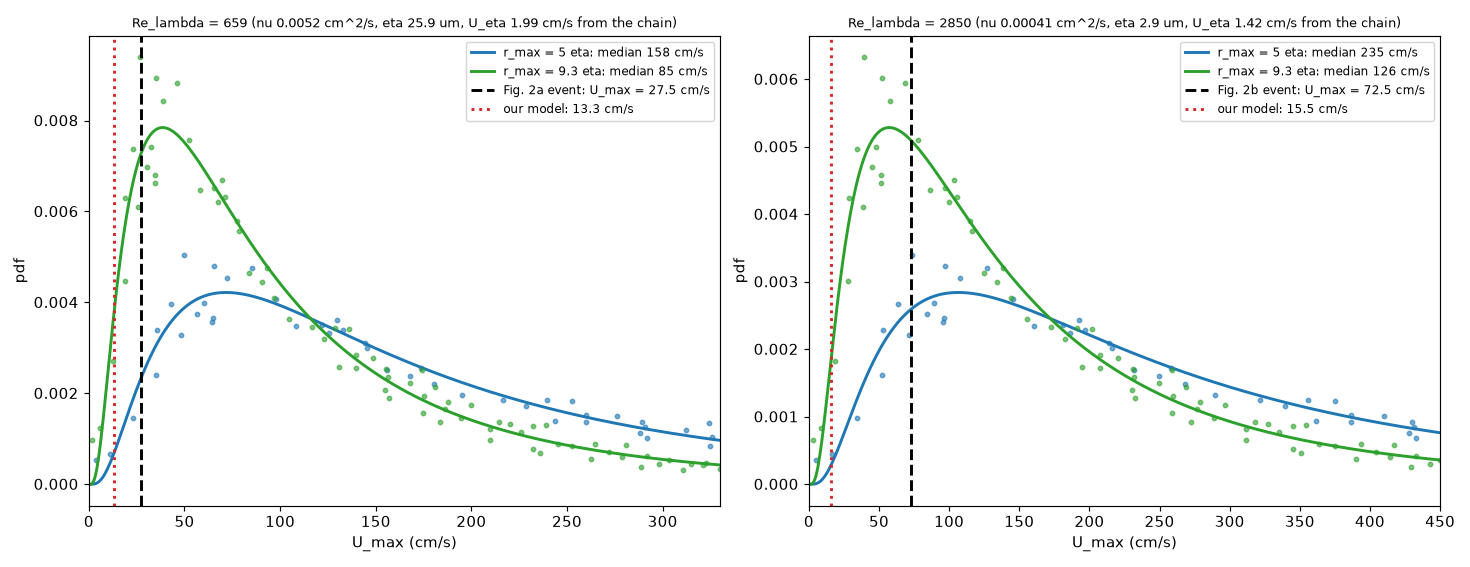

Write Python code to recreate this figure.
"""belin_umax_two_traces.py  v01  The U_max pdf (cm/s) from Belin et al. (1996) Fig. 6 at the two Re_lambda of the traces of his Fig. 2 (659 and 2850), with the U_max of each event.
As belin_umax_vs_relambda.py: U_max = 1.585 x Re_lambda^(1/2) nu / r_max with x from the lognormal fit of Fig. 6 and nu, eta from the Table I chain at that Re_lambda; r_max = 5 eta and 9.3 eta.
Events (half the swing read from the figure): a 27.5 cm/s, b 72.5 cm/s.  Dots: the digitised markers of Fig. 6 transformed with the same factors.
Usage: python belin_umax_two_traces.py     writes belin_umax_two_traces.png

Versions  M01 m01.v01 (2026-11-13): first version.
"""
import math
import os
import sys

import matplotlib
matplotlib.use("Agg")
import matplotlib.pyplot as plt
import numpy as np

HERE = os.path.dirname(os.path.abspath(__file__))
sys.path.insert(0, HERE)
import belin_gamma_pdf as bg             # noqa: E402
import belin_umax_vs_relambda as bu      # noqa: E402


def main():
    mu, s, _ = bg.lognormal_fit()
    xs, ps = bg.raw_points()
    grid = np.linspace(0.05, 100, 2000)
    pdf = bg.lognormal_x(grid, mu, s)
    fig, ax = plt.subplots(1, 2, figsize=(14, 5.4))
    for a, (Rl, event, label) in zip(ax, ((659, 27.5, "a"), (2850, 72.5, "b"))):
        c = bu.chain_at(Rl)
        for beta, colour in ((5.0, "tab:blue"), (9.3, "tab:green")):
            f = 1.585 * math.sqrt(Rl) * c["nu"] / (beta * c["eta"])           # U_max (cm/s) = f x
            a.plot(f * grid, pdf / f, "-", lw=2, color=colour, label="r_max = %g eta: median %.0f cm/s" % (beta, f * math.exp(mu)))
            a.plot(f * xs, ps / f, "o", ms=3, color=colour, alpha=0.6)
        a.axvline(event, color="k", lw=2, ls="--", label="Fig. 2%s event: U_max = %.1f cm/s" % (label, event))
        a.axvline(0.769 * Rl ** (1 / 3) * c["U_eta"], color="tab:red", lw=2, ls=":", label="our model: %.1f cm/s" % (0.769 * Rl ** (1 / 3) * c["U_eta"]))
        a.set_xlim(0, 450 if Rl == 2850 else 330)
        a.set_xlabel("U_max (cm/s)")
        a.set_ylabel("pdf")
        a.set_title("Re_lambda = %d (nu %.2g cm^2/s, eta %.1f um, U_eta %.2f cm/s from the chain)" % (Rl, c["nu"], c["eta"] * 1e4, c["U_eta"]), fontsize=9)
        a.legend(fontsize=8)
    fig.tight_layout()
    fig.savefig(os.path.join(HERE, "belin_umax_two_traces.png"), dpi=105)


if __name__ == "__main__":
    main()
